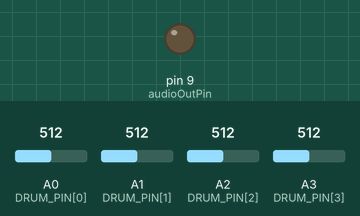
This sketch was run on a simulated Arduino Uno, built with avr-gcc and run on an emulated ATmega328P. Parts: output pins drawn as LEDs (lit = HIGH). The inputs (shaded band) are chosen by the test bench; at power-on: A0 (DRUM_PIN[0]) = 512, A1 (DRUM_PIN[1]) = 512, A3 (DRUM_PIN[3]) = 512, A2 (DRUM_PIN[2]) = 512. What the sketch prints to the serial monitor is not drawn.

Above: at 1.2 s.
1.3 s: A0 (DRUM_PIN[0]) set to 705
2.8 s: A0 (DRUM_PIN[0]) set to 724
4.3 s: A1 (DRUM_PIN[1]) set to 716
6.0 s: A3 (DRUM_PIN[3]) set to 716
7.8 s: A2 (DRUM_PIN[2]) set to 716
Timing chart, 0 to 10.5 s (numbered marks = the images above; inputs shaded):
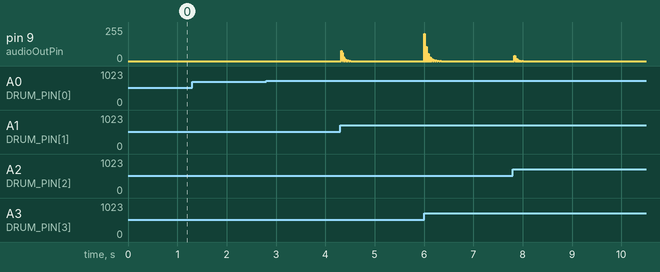

Measured:
- after the input at 1.3 s, every drawn part: stays the same
- after the input at 2.8 s, every drawn part: stays the same

The sketch:

327_Final.ino
```cpp
// =====================================================================
//  Haptic Drumset - 4 Drums, 4 ERM Regions, Overlapping Profiles
//                   + Overlapping Bass
//
//  FSRs:        drum 1 -> A0,  drum 2 -> A1,  drum 3 -> A2,  drum 4 -> A3
//  ERM regions: region 1..4, each a contiguous block of PCA9685 channels
//  Bass:        single TT25 on pin 9 -> RC filter -> TPA3116
//
//  Each drum hit starts an INDEPENDENT decaying event for BOTH its ERM
//  envelope and its bass envelope. ERM regions SUM the contributions of
//  all active drums; the single TT25 plays the SUM of all active drums'
//  bass envelopes. Hits in quick succession overlap. Re-hitting the SAME
//  drum refreshes that drum's envelopes to full.
//
//  INVERTED ERM LOGIC: PCA9685 duty 0 = max vibration, 4095 = off.
//
//  WIRING:
//    Hapkit 5V/GND -> PCA9685 VCC/GND    A4 -> SDA   A5 -> SCL
//    PCA9685 V+ (screw terminal) <- motor supply (keep near 5V)
//    ERMs: red on V+ pin, blue on PWM pin
//    FSR dividers -> A0..A3
//  Requires: "Adafruit PWM Servo Driver Library"
// =====================================================================

#include <Wire.h>
#include <Adafruit_PWMServoDriver.h>

Adafruit_PWMServoDriver pwm = Adafruit_PWMServoDriver(0x40);

// #####################################################################
// ##                                                                 ##
// ##                  >>>  TUNING SECTION  <<<                        ##
// ##        Adjust everything in this block to shape the feel.        ##
// ##                                                                 ##
// #####################################################################

// --- NUMBER OF DRUMS / REGIONS (keep both at 4 for this build) -------
const int NUM_DRUMS   = 4;
const int NUM_REGIONS = 4;

// --- WHICH PCA9685 CHANNELS BELONG TO EACH ERM REGION ----------------
//   Each region is a contiguous channel range [lo, hi].
const int REGION_CH_LO[NUM_REGIONS] = {  0,  4,  8, 12 };
const int REGION_CH_HI[NUM_REGIONS] = {  3,  7, 11, 15 };

// --- STRIKE SENSITIVITY (per drum) -----------------------------------
//   ADC jump within one 10 ms sample that counts as a hit.
const int DRUM_THRESHOLD[NUM_DRUMS] = {200, 50, 50, 100 };

// --- ERM REGION PROFILE PER DRUM -------------------------------------
//   ERM_PROFILE[drum][region] = 0..255 peak strength this drum sends to
//   that region. 0 = region untouched by this drum.
//
//                              region:  1    2    3    4
const int ERM_PROFILE[NUM_DRUMS][NUM_REGIONS] = {
  /* drum 1 */                        { 255, 255,   150,   150 },
  /* drum 2 */                        {   200, 200, 200,   200 },
  /* drum 3 */                        {   150, 150, 150,   150 },
  /* drum 4 */                        { 200,   200,   100, 100 },
};

// --- ERM DECAY RATE PER DRUM -----------------------------------------
//   Multiplier per 10 ms. ~0.85 snappy, ~0.95 medium, ~0.98 long.
const float ERM_DECAY[NUM_DRUMS] = { 0.94, 0.93, 0.93, 0.94 };

// --- BASS PROFILE PER DRUM -------------------------------------------
//   BASS_PEAK  = 0..255 peak bass amplitude this drum contributes.
//   BASS_DECAY = decay multiplier per 10 ms (closer to 1.0 = longer).
//   The single TT25 plays the SUM of all active drums' bass envelopes,
//   so two quick hits thump harder and longer than one.
const int   BASS_PEAK [NUM_DRUMS] = { 255, 150,  100, 240 };
const float BASS_DECAY[NUM_DRUMS] = { 0.90, 0.80, 0.80, 0.85 };

// --- BASS PITCH ------------------------------------------------------
const int BASS_FREQUENCY = 25;        // Hz - pitch of the bass thump

// --- ERM OUTPUT FLOOR ------------------------------------------------
//   Region levels below this snap to 0 (kills ERM coast-down tail).
const int ERM_CUTOFF = 40;

// --- STRIKE TIMING ---------------------------------------------------
const unsigned int SPIKE_TIMEOUT = 50;   // ms; sustained press rejected after this

// #####################################################################
// ##                  >>>  END TUNING SECTION  <<<                    ##
// #####################################################################


// --- PIN / HARDWARE CONSTANTS ----------------------------------------
const int audioOutPin = 9;            // bass out (must be pin 9)
const int PCA_DUTY_MAX = 4095;
const int ERM_OFF_DUTY = 0;        // inverted logic: 4095 = off

const int DRUM_PIN[NUM_DRUMS] = { A0, A1, A2, A3 };

// --- OSCILLATOR ------------------------------------------------------
const unsigned long halfPeriodUs = 1000000UL / BASS_FREQUENCY / 2;
unsigned long lastToggleTimeUs = 0;
bool waveState = false;

// --- TIMING ----------------------------------------------------------
unsigned long lastDecayTimeMs  = 0;
unsigned long lastSampleTimeMs = 0;

// =====================================================================
//  Per-drum state. Each drum carries its OWN independent ERM envelope
//  AND its own independent bass envelope, so multiple drums can be
//  "alive" and decaying at the same time for both outputs.
// =====================================================================
struct Drum {
  int  analogPin;
  int  lastReading;
  unsigned long spikeStartMs;
  bool spikeActive;
  bool spikeRejected;

  float ermLevel;     // 0..255 - this drum's ERM envelope
  float bassLevel;    // 0..255 - this drum's bass envelope

  int  strikeForce;
};

Drum drums[NUM_DRUMS];

void setup() {
  Serial.begin(9600);
  pinMode(audioOutPin, OUTPUT);

  // Pin 9 -> ~31.25 kHz PWM
  TCCR1B = (TCCR1B & 0b11111000) | 0x01;

  Wire.begin();
  pwm.begin();
  pwm.setPWMFreq(1000);
  for (int ch = 0; ch < 16; ch++) pwm.setPWM(ch, 0, 0);

  for (int i = 0; i < NUM_DRUMS; i++) {
    drums[i].analogPin     = DRUM_PIN[i];
    drums[i].lastReading   = analogRead(DRUM_PIN[i]);
    drums[i].spikeStartMs  = 0;
    drums[i].spikeActive   = false;
    drums[i].spikeRejected = false;
    drums[i].ermLevel      = 0;
    drums[i].bassLevel     = 0;
  }

  Serial.println("--- 4-Drum Haptic Drumset Active (overlapping bass) ---");
}

// Write a 0-255 level to one ERM region, applying inverted duty.
void writeRegion(int region, int level255) {
  if (level255 < 0)   level255 = 0;
  if (level255 > 255) level255 = 255;
  if (level255 < ERM_CUTOFF) level255 = 0;        // snap-to-off floor

  int duty = (long)level255 * PCA_DUTY_MAX / 255;
  for (int ch = REGION_CH_LO[region]; ch <= REGION_CH_HI[region]; ch++) {
    pwm.setPWM(ch, 0, duty);
  }
}

// Strike detection for one drum. Returns true on a NEW strike.
bool detectStrike(int i) {
  Drum &d = drums[i];
  int reading = analogRead(d.analogPin);
  int jump = reading - d.lastReading;
  bool fired = false;

  if (jump > DRUM_THRESHOLD[i]) {
    if (!d.spikeActive && !d.spikeRejected) {
      d.spikeStartMs = millis();
      d.spikeActive  = true;
      d.strikeForce  = jump;
      fired = true;
    }
  }

  if (d.spikeActive) {
    if ((millis() - d.spikeStartMs) > SPIKE_TIMEOUT) {
      d.spikeActive   = false;
      d.spikeRejected = true;
    }
  }

  if (jump <= 5 && reading < (d.lastReading + 10)) {
    if (d.spikeActive || d.spikeRejected) {
      d.spikeActive   = false;
      d.spikeRejected = false;
    }
  }

  d.lastReading = reading;
  return fired;
}

void loop() {
  unsigned long currentMillis = millis();
  unsigned long currentMicros = micros();

  // -------------------------------------------------------------------
  // 1. Strike detection for all 4 drums (every 10 ms)
  // -------------------------------------------------------------------
  if (currentMillis - lastSampleTimeMs >= 10) {
    lastSampleTimeMs = currentMillis;

    for (int i = 0; i < NUM_DRUMS; i++) {
      if (detectStrike(i)) {
        // New hit on drum i: refresh BOTH of this drum's envelopes.
        drums[i].ermLevel  = 255;            // ERM envelope to full
        drums[i].bassLevel = BASS_PEAK[i];   // bass envelope to this drum's peak

        Serial.print("DRUM,");
        Serial.print(i + 1);
        Serial.print(",");
        Serial.println(drums[i].strikeForce);
      }
    }
  }

  // -------------------------------------------------------------------
  // 2. Bass pitch oscillator (microsecond-timed)
  // -------------------------------------------------------------------
  if (currentMicros - lastToggleTimeUs >= halfPeriodUs) {
    lastToggleTimeUs = currentMicros;
    waveState = !waveState;
  }

  // -------------------------------------------------------------------
  // 3. Decay loop (every 10 ms) - each drum's ERM AND bass envelope
  //    decays independently, at its own per-drum rate.
  // -------------------------------------------------------------------
  if (currentMillis - lastDecayTimeMs >= 10) {
    lastDecayTimeMs = currentMillis;

    for (int i = 0; i < NUM_DRUMS; i++) {
      if (drums[i].ermLevel > 1) drums[i].ermLevel *= ERM_DECAY[i];
      else                       drums[i].ermLevel = 0;

      if (drums[i].bassLevel > 1) drums[i].bassLevel *= BASS_DECAY[i];
      else                        drums[i].bassLevel = 0;
    }
  }

  // -------------------------------------------------------------------
  // 4. Hardware output
  // -------------------------------------------------------------------
  // Bass: SUM every active drum's bass envelope, clamp, gate the square
  // wave. Overlapping hits add amplitude; each tail decays on its own.
  float bassSum = 0;
  for (int i = 0; i < NUM_DRUMS; i++) {
    bassSum += drums[i].bassLevel;
  }
  if (bassSum > 255) bassSum = 255;            // clamp the sum

  if (waveState) analogWrite(audioOutPin, (int)bassSum);
  else           analogWrite(audioOutPin, 0);


  // ERM regions: SUM every active drum's contribution into each region.
  for (int r = 0; r < NUM_REGIONS; r++) {
    float regionSum = 0;
    for (int i = 0; i < NUM_DRUMS; i++) {
      regionSum += drums[i].ermLevel * (ERM_PROFILE[i][r] / 255.0);
    }
    if (regionSum > 255) regionSum = 255;      // clamp the sum
    writeRegion(r, (int)regionSum);
  }
}

// =====================================================================
//  HOW TO TUNE
//  -------------------------------------------------------------------
//  ERM_PROFILE[drum][region]   - main "feel" table. Row = drum,
//      column = ERM region, value 0-255 = drive strength at peak.
//  ERM_DECAY[drum]             - per-drum buzz length.
//  BASS_PEAK[drum]             - per-drum bass thump strength.
//  BASS_DECAY[drum]            - per-drum bass tail length.
//  REGION_CH_LO/HI             - PCA9685 channels per ERM region.
//  DRUM_THRESHOLD[drum]        - per-drum hit sensitivity.
//
//  OVERLAP BEHAVIOUR
//   Every drum has its OWN ERM envelope and its OWN bass envelope.
//   - ERM regions sum all active drums' contributions.
//   - The single TT25 plays the sum of all active drums' bass
//     envelopes. Quick successive hits overlap (bigger, longer thump).
//   - Re-hitting the SAME drum refreshes that drum's envelopes.
//
//  BASS CAVEAT (important):
//   There is ONE TT25 and ONE oscillator at ONE pitch (BASS_FREQUENCY).
//   Summing bass envelopes makes the shared thump LOUDER and LONGER on
//   overlap - it does NOT play two different bass pitches at once. For
//   genuinely distinct simultaneous bass pitches you would need
//   per-drum frequencies and sine-table mixing (a larger change).
//
//  OTHER NOTES
//   - writeRegion() writes all 16 channels every loop. If the bass
//     sounds weak, that I2C traffic is slowing loop() - ask for the
//     "write only on change" optimisation.
//   - ERMs on bare PCA pins are current-limited and creep if V+ rises
//     much above 5V. A ULN2803 driver fixes both; keep V+ ~5V for now.
// =====================================================================
```
